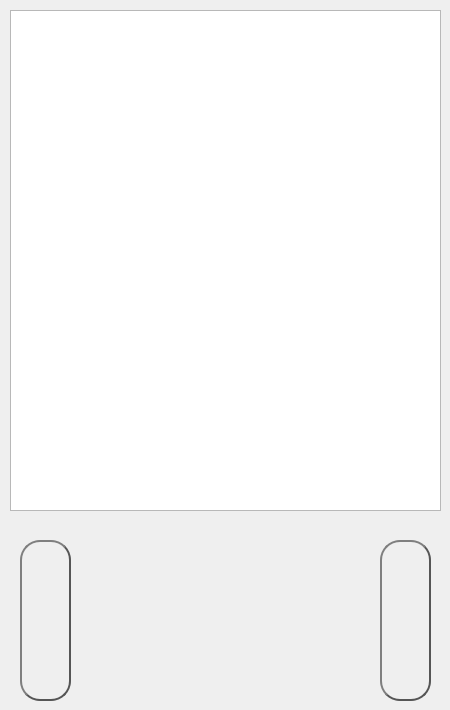
    <widget class="QWidget" name="page_9">
     <widget class="QPushButton" name="select_from_5_to_6">
      <property name="geometry">
       <rect>
        <x>380</x>
        <y>540</y>
        <width>51</width>
        <height>161</height>
       </rect>
      </property>
      <property name="font">
       <font>
        <pointsize>19</pointsize>
        <bold>true</bold>
       </font>
      </property>
      <property name="styleSheet">
       <string notr="true">QPushButton {
image: url(:/forwards.svg);
color: #333;
border: 2px solid #555;
border-radius: 20px;
border-style: outset;
background: qradialgradient(
cx: 0.3, cy: -0.4, fx: 0.3, fy: -0.4,
radius: 1.35, stop: 0 #fff, stop: 1 #15E
);
padding: 5px;
}

QPushButton:pressed {
    background-color: rgb(224, 0, 0);
    border-style: inset;
}
</string>
      </property>
      <property name="text">
       <string/>
      </property>
     </widget>
     <widget class="QPushButton" name="select_transponder_page_4">
      <property name="geometry">
       <rect>
        <x>20</x>
        <y>540</y>
        <width>51</width>
        <height>161</height>
       </rect>
      </property>
      <property name="font">
       <font>
        <pointsize>19</pointsize>
        <bold>true</bold>
       </font>
      </property>
      <property name="styleSheet">
       <string notr="true">QPushButton {
image: url(:/backwards.svg);
color: #333;
border: 2px solid #555;
border-radius: 20px;
border-style: outset;
background: qradialgradient(
cx: 0.3, cy: -0.4, fx: 0.3, fy: -0.4,
radius: 1.35, stop: 0 #fff, stop: 1 #15E
);
padding: 5px;
}

QPushButton:pressed {
    background-color: rgb(224, 0, 0);
    border-style: inset;
}
</string>
      </property>
      <property name="text">
       <string/>
      </property>
     </widget>
     <widget class="QGraphicsView" name="graphicsView_2">
      <property name="geometry">
       <rect>
        <x>10</x>
        <y>10</y>
        <width>431</width>
        <height>501</height>
       </rect>
      </property>
      <property name="verticalScrollBarPolicy">
       <enum>Qt::ScrollBarPolicy::ScrollBarAlwaysOff</enum>
      </property>
      <property name="horizontalScrollBarPolicy">
       <enum>Qt::ScrollBarPolicy::ScrollBarAlwaysOff</enum>
      </property>
     </widget>
    </widget>
